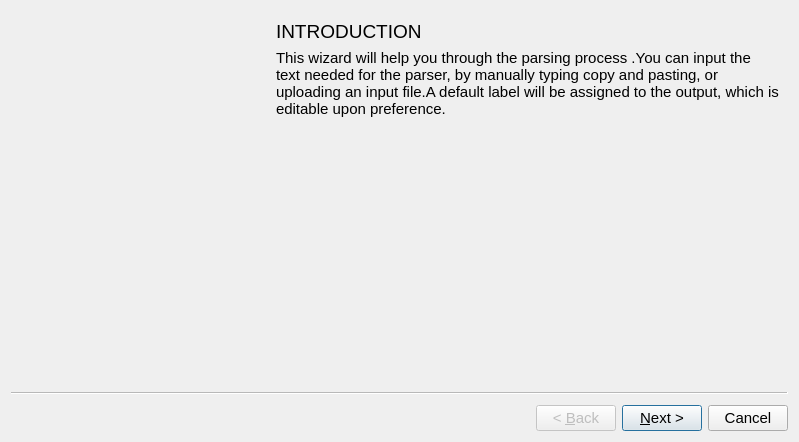
<?xml version="1.0" encoding="UTF-8"?>
<ui version="4.0">
 <class>parseWizard</class>
 <widget class="QWizard" name="parseWizard">
  <property name="geometry">
   <rect>
    <x>0</x>
    <y>0</y>
    <width>799</width>
    <height>442</height>
   </rect>
  </property>
  <property name="font">
   <font>
    <pointsize>11</pointsize>
   </font>
  </property>
  <property name="windowTitle">
   <string>Parsing Wizard</string>
  </property>
  <widget class="QWizardPage" name="wizardPage1">
   <layout class="QGridLayout" name="gridLayout">
    <item row="1" column="0">
     <widget class="QLabel" name="label">
      <property name="maximumSize">
       <size>
        <width>250</width>
        <height>250</height>
       </size>
      </property>
      <property name="text">
       <string/>
      </property>
      <property name="pixmap">
       <pixmap resource="MyResources.qrc">:/images/assist.png</pixmap>
      </property>
      <property name="scaledContents">
       <bool>true</bool>
      </property>
     </widget>
    </item>
    <item row="1" column="1" alignment="Qt::AlignTop">
     <widget class="QLabel" name="label_2">
      <property name="text">
       <string>This wizard will help you through the parsing process .You can input the text needed for the parser, by manually typing copy and pasting, or uploading an input file.A default label will be assigned to the output, which is editable upon preference.</string>
      </property>
      <property name="wordWrap">
       <bool>true</bool>
      </property>
     </widget>
    </item>
    <item row="0" column="1">
     <widget class="QLabel" name="label_3">
      <property name="font">
       <font>
        <pointsize>14</pointsize>
       </font>
      </property>
      <property name="text">
       <string>INTRODUCTION</string>
      </property>
     </widget>
    </item>
   </layout>
  </widget>
  <widget class="QWizardPage" name="wizardPage2">
   <layout class="QGridLayout" name="gridLayout_2">
    <item row="0" column="0" colspan="2">
     <layout class="QHBoxLayout" name="horizontalLayout">
      <item>
       <widget class="QLabel" name="label_4">
        <property name="text">
         <string>Article Title:</string>
        </property>
       </widget>
      </item>
      <item>
       <widget class="QLineEdit" name="lineEdit"/>
      </item>
     </layout>
    </item>
    <item row="1" column="0" colspan="2">
     <layout class="QGridLayout" name="gridLayout_4">
      <item row="1" column="0" alignment="Qt::AlignLeft|Qt::AlignTop">
       <widget class="QLabel" name="label_6">
        <property name="text">
         <string>Author:</string>
        </property>
       </widget>
      </item>
      <item row="2" column="0" colspan="3">
       <widget class="QTableView" name="tableView">
        <property name="maximumSize">
         <size>
          <width>12000</width>
          <height>300</height>
         </size>
        </property>
       </widget>
      </item>
      <item row="1" column="1" colspan="2">
       <spacer name="horizontalSpacer">
        <property name="orientation">
         <enum>Qt::Horizontal</enum>
        </property>
        <property name="sizeHint" stdset="0">
         <size>
          <width>40</width>
          <height>20</height>
         </size>
        </property>
       </spacer>
      </item>
      <item row="3" column="2">
       <widget class="QPushButton" name="deleteAuthor">
        <property name="minimumSize">
         <size>
          <width>300</width>
          <height>50</height>
         </size>
        </property>
        <property name="text">
         <string>Remove Author</string>
        </property>
       </widget>
      </item>
      <item row="3" column="0" colspan="2">
       <widget class="QPushButton" name="addAuthor">
        <property name="sizePolicy">
         <sizepolicy hsizetype="Minimum" vsizetype="Fixed">
          <horstretch>0</horstretch>
          <verstretch>0</verstretch>
         </sizepolicy>
        </property>
        <property name="minimumSize">
         <size>
          <width>300</width>
          <height>50</height>
         </size>
        </property>
        <property name="maximumSize">
         <size>
          <width>600</width>
          <height>16777215</height>
         </size>
        </property>
        <property name="text">
         <string>Add Author</string>
        </property>
       </widget>
      </item>
      <item row="4" column="0" colspan="3">
       <spacer name="verticalSpacer">
        <property name="orientation">
         <enum>Qt::Vertical</enum>
        </property>
        <property name="sizeHint" stdset="0">
         <size>
          <width>20</width>
          <height>40</height>
         </size>
        </property>
       </spacer>
      </item>
     </layout>
    </item>
   </layout>
  </widget>
  <widget class="QWizardPage" name="wizardPage3">
   <layout class="QGridLayout" name="gridLayout_3">
    <item row="5" column="0">
     <widget class="QLineEdit" name="lineEdit_2"/>
    </item>
    <item row="8" column="0" rowspan="2">
     <layout class="QHBoxLayout" name="horizontalLayout_5">
      <item>
       <widget class="QLabel" name="label_7">
        <property name="maximumSize">
         <size>
          <width>100</width>
          <height>16777215</height>
         </size>
        </property>
        <property name="text">
         <string>Volume: </string>
        </property>
       </widget>
      </item>
      <item>
       <widget class="QComboBox" name="comboBox"/>
      </item>
      <item>
       <widget class="QLabel" name="label_8">
        <property name="maximumSize">
         <size>
          <width>100</width>
          <height>16777215</height>
         </size>
        </property>
        <property name="text">
         <string>Issue:</string>
        </property>
       </widget>
      </item>
      <item>
       <widget class="QComboBox" name="comboBox_2"/>
      </item>
     </layout>
    </item>
    <item row="6" column="0">
     <widget class="QTableView" name="tableView_2"/>
    </item>
    <item row="4" column="0">
     <widget class="QLabel" name="label_5">
      <property name="text">
       <string>Journal:</string>
      </property>
     </widget>
    </item>
   </layout>
  </widget>
  <widget class="QWizardPage" name="wizardPage">
   <layout class="QGridLayout" name="gridLayout_5">
    <item row="3" column="0" colspan="4">
     <widget class="QTextEdit" name="textEdit"/>
    </item>
    <item row="2" column="0">
     <widget class="QLabel" name="label_10">
      <property name="text">
       <string>Parse Data:</string>
      </property>
     </widget>
    </item>
    <item row="4" column="0">
     <widget class="QPushButton" name="pushButton_3">
      <property name="text">
       <string>Clear</string>
      </property>
     </widget>
    </item>
    <item row="2" column="3">
     <widget class="QLineEdit" name="lineEdit_3">
      <property name="maximumSize">
       <size>
        <width>250</width>
        <height>16777215</height>
       </size>
      </property>
     </widget>
    </item>
    <item row="2" column="2">
     <widget class="QPushButton" name="pushButton_2">
      <property name="text">
       <string>File</string>
      </property>
     </widget>
    </item>
    <item row="2" column="1" alignment="Qt::AlignRight">
     <widget class="QLabel" name="label_9">
      <property name="text">
       <string>or upload file</string>
      </property>
     </widget>
    </item>
    <item row="7" column="0">
     <layout class="QHBoxLayout" name="horizontalLayout_2">
      <item>
       <widget class="QLabel" name="label_15">
        <property name="text">
         <string>Parser: </string>
        </property>
       </widget>
      </item>
      <item>
       <widget class="QComboBox" name="parserCombo"/>
      </item>
     </layout>
    </item>
   </layout>
   <zorder>label_10</zorder>
   <zorder>pushButton_3</zorder>
   <zorder>lineEdit_3</zorder>
   <zorder>pushButton_2</zorder>
   <zorder>label_9</zorder>
   <zorder>textEdit</zorder>
  </widget>
  <widget class="QWizardPage" name="wizardPage_2">
   <layout class="QGridLayout" name="gridLayout_6">
    <item row="2" column="0">
     <widget class="QPushButton" name="pushButton_4">
      <property name="font">
       <font>
        <pointsize>11</pointsize>
       </font>
      </property>
      <property name="text">
       <string>Edit Parsed Citation</string>
      </property>
     </widget>
    </item>
    <item row="0" column="0">
     <widget class="QLabel" name="label_11">
      <property name="font">
       <font>
        <pointsize>11</pointsize>
       </font>
      </property>
      <property name="text">
       <string>Reference:</string>
      </property>
     </widget>
    </item>
    <item row="1" column="0">
     <widget class="QScrollArea" name="scrollArea">
      <property name="maximumSize">
       <size>
        <width>150</width>
        <height>16777215</height>
       </size>
      </property>
      <property name="widgetResizable">
       <bool>true</bool>
      </property>
      <widget class="QWidget" name="scrollAreaWidgetContents">
       <property name="geometry">
        <rect>
         <x>0</x>
         <y>0</y>
         <width>148</width>
         <height>270</height>
        </rect>
       </property>
      </widget>
     </widget>
    </item>
    <item row="0" column="4">
     <widget class="QLabel" name="label_12">
      <property name="font">
       <font>
        <pointsize>11</pointsize>
       </font>
      </property>
      <property name="text">
       <string>Data:</string>
      </property>
     </widget>
    </item>
    <item row="3" column="0">
     <layout class="QHBoxLayout" name="horizontalLayout_3">
      <item>
       <widget class="QLabel" name="label_13">
        <property name="maximumSize">
         <size>
          <width>60</width>
          <height>16777215</height>
         </size>
        </property>
        <property name="font">
         <font>
          <pointsize>15</pointsize>
         </font>
        </property>
        <property name="text">
         <string>Errors: </string>
        </property>
       </widget>
      </item>
      <item>
       <widget class="QLabel" name="label_14">
        <property name="font">
         <font>
          <pointsize>13</pointsize>
         </font>
        </property>
        <property name="text">
         <string>0</string>
        </property>
       </widget>
      </item>
     </layout>
    </item>
    <item row="1" column="1" rowspan="3" colspan="4">
     <widget class="QTextEdit" name="textEdit_2"/>
    </item>
   </layout>
  </widget>
 </widget>
 <resources>
  <include location="MyResources.qrc"/>
 </resources>
 <connections/>
</ui>
